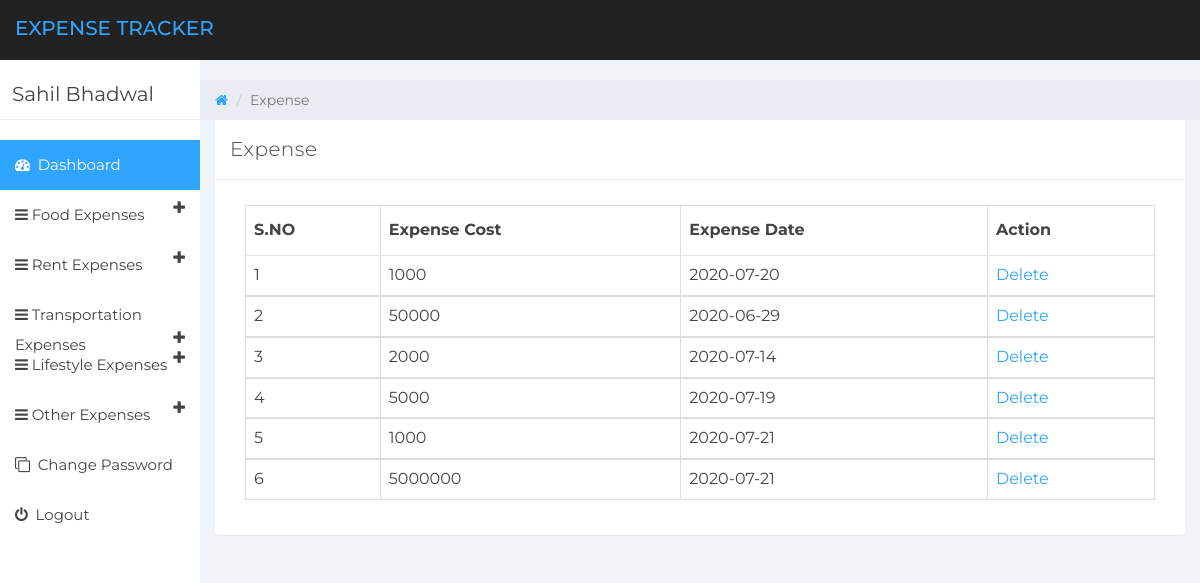
Page /manage-expense.php (signed in) on the committed database.
### tables this page shows
CREATE TABLE IF NOT EXISTS `tbluser` (
  `ID` int(11) NOT NULL AUTO_INCREMENT,
  `FullName` varchar(150) DEFAULT NULL,
  `Email` varchar(200) DEFAULT NULL,
  `MobileNumber` bigint(20) DEFAULT NULL,
  `Password` varchar(200) DEFAULT NULL,
  `RegDate` timestamp NOT NULL DEFAULT CURRENT_TIMESTAMP,
  PRIMARY KEY (`ID`)
);

CREATE TABLE IF NOT EXISTS `tblexpense` (
  `ID` int(11) NOT NULL AUTO_INCREMENT,
  `UserId` int(11) NOT NULL,
  `ExpenseDate` date DEFAULT NULL,
  `ExpenseItem` varchar(200) DEFAULT NULL,
  `ExpenseCost` varchar(200) DEFAULT NULL,
  `NoteDate` timestamp NULL DEFAULT CURRENT_TIMESTAMP,
  PRIMARY KEY (`ID`)
);

### manage-expense.php (the view, shortened to what this page needs)
  <?php
if (strlen($_SESSION['detsuid']==0)) {
  header('location:logout.php');
  } else{
?>
<!DOCTYPE html>
<html>
<head>
	<link href="css/bootstrap.min.css" rel="stylesheet">
	<link href="css/font-awesome.min.css" rel="stylesheet">
	<link href="css/datepicker3.css" rel="stylesheet">
	<link href="css/styles.css" rel="stylesheet">
</head>
<body>
	<?php include_once('includes/header.php');?>
	<?php include_once('includes/sidebar.php');?>
	<div class="col-sm-9 col-sm-offset-3 col-lg-10 col-lg-offset-2 main">
		<div class="row">
			<ol class="breadcrumb">
				<li><a href="#">
					<em class="fa fa-home"></em>
				</a></li>
				<li class="active">Expense</li>
			</ol>
		</div>
		<div class="row">
			<div class="col-lg-12">
				<div class="panel panel-default">
					<div class="panel-heading">Expense</div>
					<div class="panel-body">
						<div class="col-md-12">
							<div class="table-responsive">
            <table class="table table-bordered mg-b-0">
              <thead>
                <tr>
                  <th>S.NO</th>
                  <th>Expense Cost</th>
                  <th>Expense Date</th>
                  <th>Action</th>
                </tr>
              </thead>
              <?php
              $userid=$_SESSION['detsuid'];
$ret=mysqli_query($con,"select * from tblexpense where UserId='$userid'");
$cnt=1;
while ($row=mysqli_fetch_array($ret)) {
?>
              <tbody>
                <tr>
                  <td><?php echo $cnt;?></td>
                  <td><?php  echo $row['ExpenseCost'];?></td>
                  <td><?php  echo $row['ExpenseDate'];?></td>
                  <td><a href="manage-expense.php?delid=<?php echo $row['ID'];?>">Delete</a>
                </tr>
                <?php
$cnt=$cnt+1;
}?>
              </tbody>
            </table>
          </div>
						</div>
					</div>
				</div>
            </div>
		</div>
    </div>
</body>
</html>
<?php }  ?>

### includes/header.php (shortened to what this page needs)
<nav class="navbar navbar-custom navbar-fixed-top" role="navigation">
        <div class="container-fluid">
            <div class="navbar-header">
                <a class="navbar-brand" href="dashboard.php"><span>Expense Tracker</span></a>
            </div>
        </div>
    </nav>

### includes/sidebar.php (shortened to what this page needs)
<?php
include('includes/dbconnection.php');
?>
<div id="sidebar-collapse" class="col-sm-3 col-lg-2 sidebar">
        <div class="profile-sidebar">
            <div class="profile-usertitle">
                <?php
$uid=$_SESSION['detsuid'];
$ret=mysqli_query($con,"select FullName from tbluser where ID='$uid'");
$row=mysqli_fetch_array($ret);
$name=$row['FullName'];
?>
                <div class="profile-usertitle-name"><?php echo $name; ?></div>
            </div>
        </div>
        <ul class="nav menu">
            <li class="active"><a href="dashboard.php"><em class="fa fa-dashboard">&nbsp;</em> Dashboard</a></li>
            <li class="parent "><a data-toggle="collapse" href="#sub-item-1">
                <em class="fa fa-navicon">&nbsp;</em>Food Expenses <span data-toggle="collapse" href="#sub-item-1" class="icon pull-right"><em class="fa fa-plus"></em></span>
                </a>
            </li>
            <li class="parent "><a data-toggle="collapse" href="#sub-item-2">
                    <em class="fa fa-navicon">&nbsp;</em>Rent Expenses <span data-toggle="collapse" href="#sub-item-2" class="icon pull-right"><em class="fa fa-plus"></em></span>
                </a>
            </li>
            <li class="parent "><a data-toggle="collapse" href="#sub-item-3">
                    <em class="fa fa-navicon">&nbsp;</em>Transportation Expenses <span data-toggle="collapse" href="#sub-item-3" class="icon pull-right"><em class="fa fa-plus"></em></span>
                </a>
            </li>
            <li class="parent "><a data-toggle="collapse" href="#sub-item-4">
                    <em class="fa fa-navicon">&nbsp;</em>Lifestyle Expenses <span data-toggle="collapse" href="#sub-item-4" class="icon pull-right"><em class="fa fa-plus"></em></span>
                </a>
            </li>
            <li class="parent "><a data-toggle="collapse" href="#sub-item-5">
                    <em class="fa fa-navicon">&nbsp;</em>Other Expenses <span data-toggle="collapse" href="#sub-item-5" class="icon pull-right"><em class="fa fa-plus"></em></span>
                </a>
            </li>
             <li><a href="change-password.php"><em class="fa fa-clone">&nbsp;</em> Change Password</a></li>
<li><a href="logout.php"><em class="fa fa-power-off">&nbsp;</em> Logout</a></li>
        </ul>
    </div>

### css/styles.css (style rules this page uses)
body { background: #f1f4f7; padding-top: 60px; font-size: 14px; color: #444444; font-family: "Montserrat", "Helvetica Neue", Helvetica, Arial, sans-serif; }
a, a:hover, a:focus { color: #30a5ff; }
.navbar-custom { background: #222; height: 60px; }
.navbar-header .navbar-brand { color: #fff; font-size: 20px; text-transform: uppercase; font-weight: 500; height: 60px; padding-top: 18px; }
.navbar-header .navbar-brand span { color: #30a5ff; }
.panel { border: 0; }
.panel-heading { font-size: 20px; font-weight: 300; letter-spacing: 0.025em; height: 60px; line-height: 38px; }
.panel-default .panel-heading { background: #fff; border-bottom: 1px solid #e9ecf2; color: #444444; }
.navbar { border: 0; }
.sidebar { display: block; padding: 0; display: none; box-shadow: none; background: #fff; }
.sidebar ul { margin: 20px 0px; }
@media (min-width: 768px) { .sidebar { display: block; position: fixed; top: 60px; bottom: 0; left: 0; z-index: 1000; display: block; margin: 0; padding: 0; overflow-x: hidden; overflow-y: auto; } }
@media (min-width: 768px) { .navbar-header { width: 100%; } }
.sidebar ul.nav .active a, .sidebar ul.nav li.parent a.active, .sidebar ul.nav .active > a:hover, .sidebar ul.nav li.parent a.active:hover, .sidebar ul.nav .active > a:focus, .sidebar ul.nav li.parent a.active:focus { color: #fff; background-color: #30a5ff; }
.sidebar ul.nav li a { height: 50px; font-size: 15px; line-height: 2em; color: #444444; }
.profile-sidebar { padding: 10px 0; border-bottom: 1px solid #e9ecf2; }
.profile-usertitle { float: left; text-align: left; margin: 10px 0 0 12px; }
.profile-usertitle-name { font-size: 20px; margin-bottom: 0px; }
.breadcrumb { border-radius: 0; padding: 10px 15px 10px 15px; background: #e9ecf2; margin: 0; }
.table { background: #fff; }
.table > thead > tr > th { border-bottom: 1px solid #e6e7e8; vertical-align: middle; height: 50px; }

### rows in the picture
tbluser: FullName "Sahil Bhadwal"
tblexpense: ExpenseCost "1000", ExpenseDate "2020-07-20"
tblexpense: ExpenseCost "50000", ExpenseDate "2020-06-29"
tblexpense: ExpenseCost "2000", ExpenseDate "2020-07-14"
tblexpense: ExpenseCost "5000", ExpenseDate "2020-07-19"
tblexpense: ExpenseCost "1000", ExpenseDate "2020-07-21"
tblexpense: ExpenseCost "5000000", ExpenseDate "2020-07-21"
